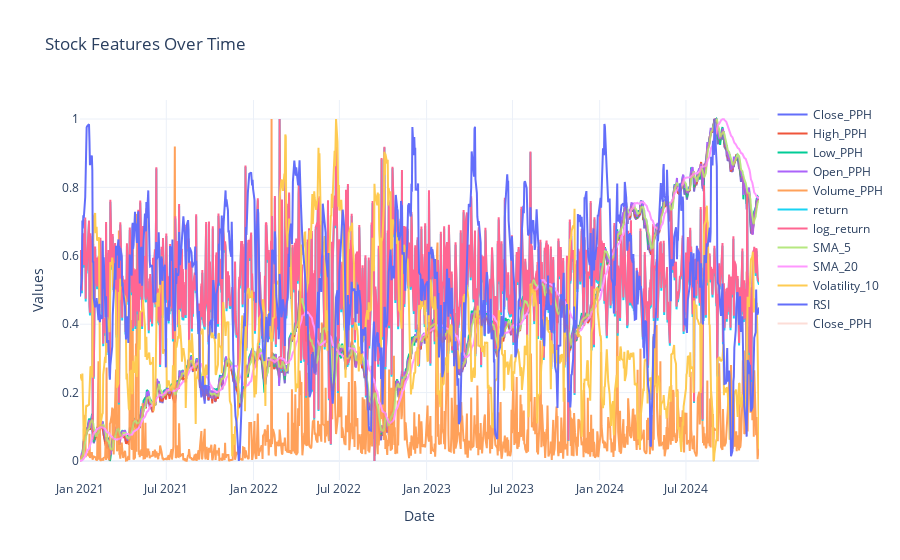

The code cell stored with this chart in its notebook:
### Code cell
import plotly.graph_objects as go

fig = go.Figure()

# Loop over all columns in df and add them as traces
for col in df.columns:
    fig.add_trace(
        go.Scatter(
            x=df.index,  # Date is the index
            y=df[col],
            name=col
        )
    )

# Optional: highlight 'Close' separately with lower opacity
if 'Close_PPH' in df.columns:
    fig.add_trace(
        go.Scatter(
            x=df.index,
            y=df['Close_PPH'],
            name='Close_PPH',
            opacity=0.2
        )
    )

fig.update_layout(
    title="Stock Features Over Time",
    xaxis_title="Date",
    yaxis_title="Values",
    template="plotly_white"
)

fig.show()

### Figure 1 — Plotly figure (JSON) as saved in the notebook; plotly's stock layout.template omitted (floating-point values rounded to 4 significant figures; data arrays with more than 128 entries replaced by an {"elided": "..."} marker saying what was removed)
{"data": [{"name": "Close_PPH", "type": "scatter", "x": {"elided": "986 str values"}, "y": {"elided": "986 float values"}}, {"name": "High_PPH", "type": "scatter", "x": {"elided": "986 str values"}, "y": {"elided": "986 float values"}}, {"name": "Low_PPH", "type": "scatter", "x": {"elided": "986 str values"}, "y": {"elided": "986 float values"}}, {"name": "Open_PPH", "type": "scatter", "x": {"elided": "986 str values"}, "y": {"elided": "986 float values"}}, {"name": "Volume_PPH", "type": "scatter", "x": {"elided": "986 str values"}, "y": {"elided": "986 float values"}}, {"name": "return", "type": "scatter", "x": {"elided": "986 str values"}, "y": {"elided": "986 float values"}}, {"name": "log_return", "type": "scatter", "x": {"elided": "986 str values"}, "y": {"elided": "986 float values"}}, {"name": "SMA_5", "type": "scatter", "x": {"elided": "986 str values"}, "y": {"elided": "986 float values"}}, {"name": "SMA_20", "type": "scatter", "x": {"elided": "986 str values"}, "y": {"elided": "986 float values"}}, {"name": "Volatility_10", "type": "scatter", "x": {"elided": "986 str values"}, "y": {"elided": "986 float values"}}, {"name": "RSI", "type": "scatter", "x": {"elided": "986 str values"}, "y": {"elided": "986 float values"}}, {"name": "Close_PPH", "opacity": 0.2, "type": "scatter", "x": {"elided": "986 str values"}, "y": {"elided": "986 float values"}}], "layout": {"title": {"text": "Stock Features Over Time"}, "xaxis": {"title": {"text": "Date"}}, "yaxis": {"title": {"text": "Values"}}}}
